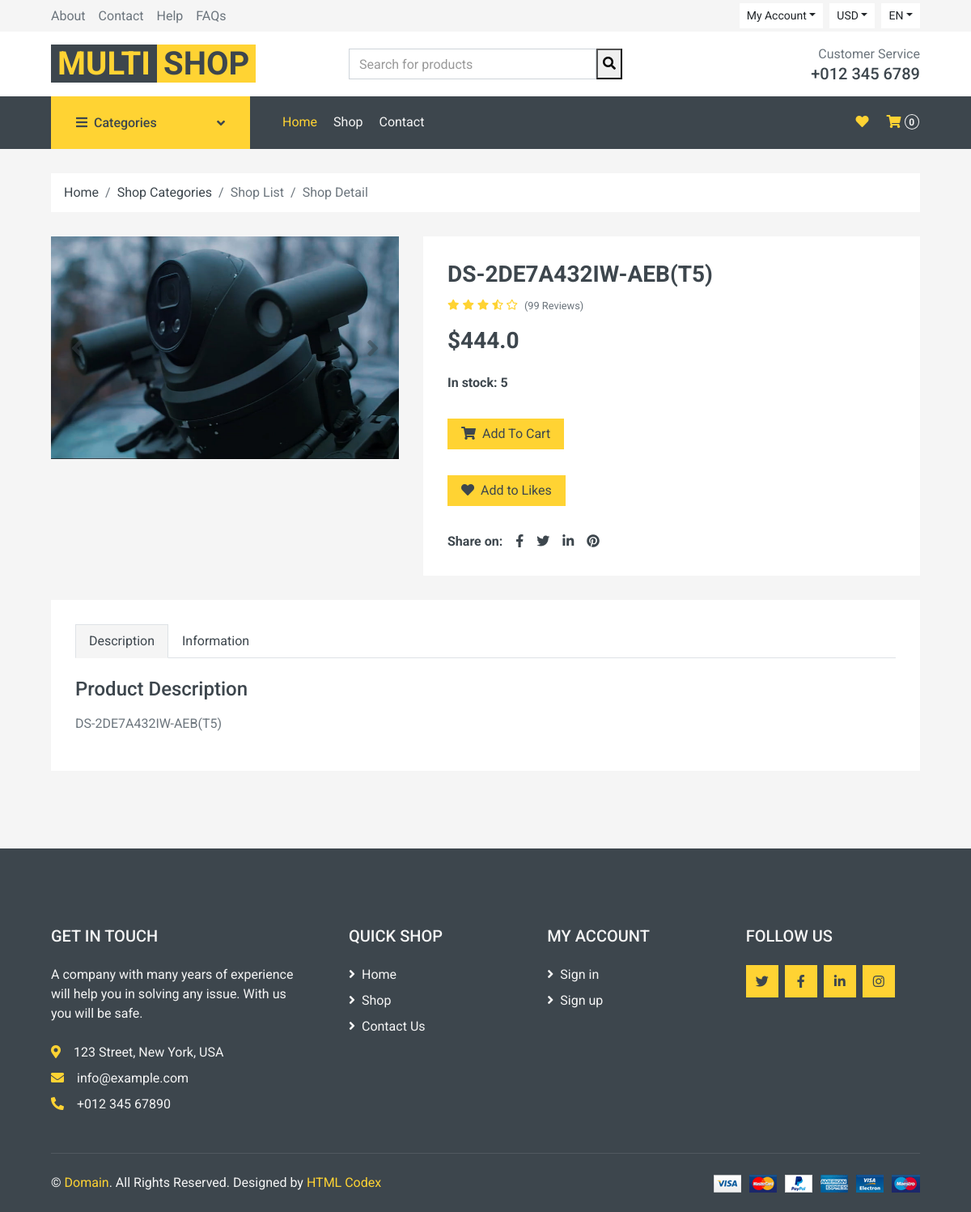
The page /product_detail/2/ on the database its author committed.
### multi_store/models.py (models this page shows, shortened)
class Products(models.Model):
    name = models.CharField(max_length=200)
    description = models.TextField()
    information = models.TextField()
    image = models.FileField(upload_to='products_images')
    price = models.FloatField()
    in_stock = models.PositiveIntegerField(default=0)
    product_group = models.ForeignKey(ProductsSubGroup, on_delete=models.CASCADE)
    attribute = models.ForeignKey(IPProductAttr, on_delete=models.CASCADE)
    stripe_id = models.CharField(max_length=64, blank=True, null=True)

### multi_store/views.py (the view)
# urls.py: path('product_detail/<int:pk>/', views.ProductDetailView.as_view(), name='product_detail'),
class ProductDetailView(EmailNewsMixin, CategoriesListMixin, DetailView):
    model = Products
    template_name = 'multi_store/product_detail.html'
    products_categories = ProductsCategories.objects.all()
    products_groups = ProductsSubGroup.objects.all()

### common/views.py (called while the page is built)
    def get_context_data(self, **kwargs):
        data = super(CategoriesListMixin, self).get_context_data(**kwargs)
        data['products_categories'] = self.products_categories
        data['products_groups'] = self.products_groups
        return data

### multi_store/context_processors.py (called while the page is built)
def baskets(request):
    user = request.user
    return {'baskets': UserShoppingCart.objects.filter(user=user) if user.is_authenticated else []}

### multi_store/models.py (called while the page is built)
    def __str__(self):
        return f'{self.value} MP'

    def __str__(self):
        return f'{self.value} mm'

    def __str__(self):
        return f'{self.value}'

    def __str__(self):
        return f'{self.value} m'

### multi_store/templates/multi_store/product_detail.html (shortened to what this page needs)
{% extends 'multi_store/base.html' %}
{% load static %}
{% block content %}
    <div class="container-fluid">
        <div class="row px-xl-5">
            <div class="col-12">
                <nav class="breadcrumb bg-light mb-30">
                    <a class="breadcrumb-item text-dark" href="{% url 'test:index' %}">Home</a>
                    <a class="breadcrumb-item text-dark" href="{% url 'test:shop_category' %}">Shop Categories</a>
                    <span class="breadcrumb-item active">Shop List</span>
                    <span class="breadcrumb-item active">Shop Detail</span>
                </nav>
            </div>
        </div>
    </div>
    <div class="container-fluid pb-5">
        <div class="row px-xl-5">
            <div class="col-lg-5 mb-30">
                <div id="product-carousel" class="carousel slide" data-ride="carousel">
                    <div class="carousel-inner bg-light">
                        <div class="carousel-item active">
                            <img class="w-100 h-100" src="{{ object.image.url }}" alt="Image">
                        </div>
                    </div>
                    <a class="carousel-control-prev" href="#product-carousel" data-slide="prev">
                        <i class="fa fa-2x fa-angle-left text-dark"></i>
                    </a>
                    <a class="carousel-control-next" href="#product-carousel" data-slide="next">
                        <i class="fa fa-2x fa-angle-right text-dark"></i>
                    </a>
                </div>
            </div>
            <div class="col-lg-7 h-auto mb-30">
                <div class="h-100 bg-light p-30">
                    <h3>{{ object.name }}</h3>
                    <div class="d-flex mb-3">
                        <div class="text-primary mr-2">
                            <small class="fas fa-star"></small>
                            <small class="fas fa-star"></small>
                            <small class="fas fa-star"></small>
                            <small class="fas fa-star-half-alt"></small>
                            <small class="far fa-star"></small>
                        </div>
                        <small class="pt-1">(99 Reviews)</small>
                    </div>
                    <h3 class="font-weight-semi-bold mb-4">${{ object.price }}</h3>
                    <div class="d-flex mb-4">
                        <strong class="text-dark mr-3">In stock: {{ object.in_stock }}</strong>
                    </div>
                    <div class="d-flex align-items-center mb-4 pt-2">
                        <a href="{% url 'shoping_cart:add_to_cart' object.id%}"><button class="btn btn-primary px-3"><i class="fa fa-shopping-cart mr-1"></i>
                            Add To Cart</button></a>
                    </div>
                    <div class="d-flex align-items-center mb-4 pt-2">
                        <a href="{% url 'shoping_cart:add_to_likes' object.id%}"><button class="btn btn-primary px-3"><i class="fa fa-heart mr-1"></i>
                            Add to Likes</button></a>
                    </div>
                    <div class="d-flex pt-2">
                        <strong class="text-dark mr-2">Share on:</strong>
                        <div class="d-inline-flex">
                            <a class="text-dark px-2" href="">
                                <i class="fab fa-facebook-f"></i>
                            </a>
                            <a class="text-dark px-2" href="">
                                <i class="fab fa-twitter"></i>
                            </a>
                            <a class="text-dark px-2" href="">
                                <i class="fab fa-linkedin-in"></i>
                            </a>
                            <a class="text-dark px-2" href="">
                                <i class="fab fa-pinterest"></i>
                            </a>
                        </div>
                    </div>
                </div>
            </div>
        </div>
        <div class="row px-xl-5">
            <div class="col">
                <div class="bg-light p-30">
                    <div class="nav nav-tabs mb-4">
                        <a class="nav-item nav-link text-dark active" data-toggle="tab" href="#tab-pane-1">Description</a>
                        <a class="nav-item nav-link text-dark" data-toggle="tab" href="#tab-pane-2">Information</a>
                    </div>
                    <div class="tab-content">
                        <div class="tab-pane fade show active" id="tab-pane-1">
                            <h4 class="mb-3">Product Description</h4>
                            <p>{{ object.description }}</p>
                        </div>
                    </div>
                </div>
            </div>
        </div>
    </div>
{% endblock %}

### rows shown on the page
Products: image (picture), name "DS-2DE7A432IW-AEB(T5)", price "444.0", in_stock "5", description "DS-2DE7A432IW-AEB(T5)"

### other values the page prints
{{ baskets|length }} "0"
